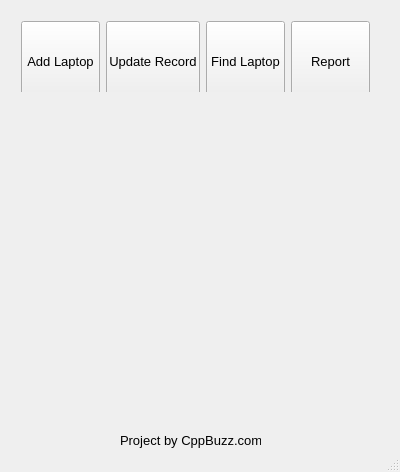
<?xml version="1.0" encoding="UTF-8"?>
<ui version="4.0">
 <class>MainWindow</class>
 <widget class="QMainWindow" name="MainWindow">
  <property name="geometry">
   <rect>
    <x>0</x>
    <y>0</y>
    <width>400</width>
    <height>472</height>
   </rect>
  </property>
  <property name="windowTitle">
   <string>Laptop Inventory Management 1.0</string>
  </property>
  <widget class="QWidget" name="centralWidget">
   <widget class="QWidget" name="verticalLayoutWidget">
    <property name="geometry">
     <rect>
      <x>10</x>
      <y>90</y>
      <width>371</width>
      <height>341</height>
     </rect>
    </property>
    <layout class="QVBoxLayout" name="verticalLayout"/>
   </widget>
   <widget class="QWidget" name="">
    <property name="geometry">
     <rect>
      <x>10</x>
      <y>10</y>
      <width>371</width>
      <height>82</height>
     </rect>
    </property>
    <property name="sizePolicy">
     <sizepolicy hsizetype="Preferred" vsizetype="Preferred">
      <horstretch>0</horstretch>
      <verstretch>5</verstretch>
     </sizepolicy>
    </property>
    <layout class="QHBoxLayout" name="horizontalLayout">
     <item>
      <widget class="QPushButton" name="btnAdd">
       <property name="sizePolicy">
        <sizepolicy hsizetype="Minimum" vsizetype="Fixed">
         <horstretch>0</horstretch>
         <verstretch>5</verstretch>
        </sizepolicy>
       </property>
       <property name="minimumSize">
        <size>
         <width>70</width>
         <height>80</height>
        </size>
       </property>
       <property name="font">
        <font>
         <pointsize>10</pointsize>
        </font>
       </property>
       <property name="text">
        <string>Add Laptop</string>
       </property>
      </widget>
     </item>
     <item>
      <widget class="QPushButton" name="btnUpdate">
       <property name="sizePolicy">
        <sizepolicy hsizetype="Minimum" vsizetype="Fixed">
         <horstretch>0</horstretch>
         <verstretch>5</verstretch>
        </sizepolicy>
       </property>
       <property name="minimumSize">
        <size>
         <width>70</width>
         <height>80</height>
        </size>
       </property>
       <property name="font">
        <font>
         <pointsize>10</pointsize>
        </font>
       </property>
       <property name="text">
        <string>Update Record</string>
       </property>
      </widget>
     </item>
     <item>
      <widget class="QPushButton" name="btnFind">
       <property name="sizePolicy">
        <sizepolicy hsizetype="Minimum" vsizetype="Fixed">
         <horstretch>0</horstretch>
         <verstretch>5</verstretch>
        </sizepolicy>
       </property>
       <property name="minimumSize">
        <size>
         <width>70</width>
         <height>80</height>
        </size>
       </property>
       <property name="font">
        <font>
         <pointsize>10</pointsize>
        </font>
       </property>
       <property name="text">
        <string>Find Laptop</string>
       </property>
      </widget>
     </item>
     <item>
      <widget class="QPushButton" name="btnAdd_2">
       <property name="sizePolicy">
        <sizepolicy hsizetype="Minimum" vsizetype="Fixed">
         <horstretch>0</horstretch>
         <verstretch>5</verstretch>
        </sizepolicy>
       </property>
       <property name="minimumSize">
        <size>
         <width>70</width>
         <height>80</height>
        </size>
       </property>
       <property name="font">
        <font>
         <pointsize>10</pointsize>
        </font>
       </property>
       <property name="text">
        <string>Report</string>
       </property>
      </widget>
     </item>
    </layout>
   </widget>
   <widget class="QLabel" name="label">
    <property name="geometry">
     <rect>
      <x>120</x>
      <y>430</y>
      <width>141</width>
      <height>21</height>
     </rect>
    </property>
    <property name="font">
     <font>
      <pointsize>10</pointsize>
     </font>
    </property>
    <property name="text">
     <string>Project by CppBuzz.com</string>
    </property>
   </widget>
  </widget>
  <widget class="QStatusBar" name="statusBar"/>
 </widget>
 <layoutdefault spacing="6" margin="11"/>
 <resources/>
 <connections/>
</ui>
